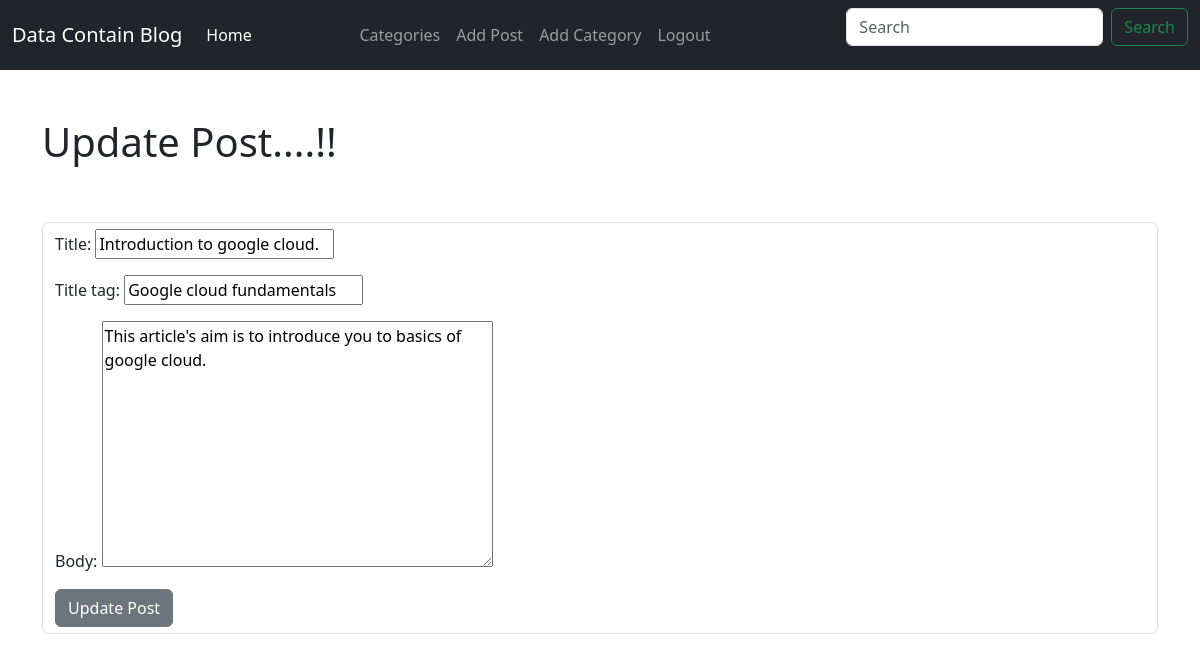
The page /article/edit/8 (signed in) on the database its author committed.
### blogapp/models.py (models this page shows, shortened)
class Post(models.Model):
    title = models.CharField(max_length=255)
    title_tag = models.CharField(max_length=255,default='My Data Science Blog')
    author = models.ForeignKey(User, on_delete=models.CASCADE)
    body = models.TextField()
    post_date = models.DateField(auto_created=True,default=timezone.now)
    category  = models.CharField(max_length=255, default= 'coding')
    likes = models.ManyToManyField(User, related_name='blogpost')

### blogapp/views.py (the view)
# urls.py: path('article/edit/<int:pk>',UpdatePostView.as_view(),name='update_post'),
class UpdatePostView(UpdateView):
    model = Post
    template_name = 'update-post.html'
    fields = ['title','title_tag','body']

### blogapp/templates/update-post.html (shortened to what this page needs)
{% extends 'base.html' %}
{% block content %}
{% if user.is_authenticated %}
{% if user.id == post.author.id %}
<br><br>
  <h1>Update Post....!!</h1>
  <br><br>
  <div class="form-group">
  <form method="POST" class="form-control">
    {{ form.as_p }}
    <button type="submit" class="btn btn-secondary">Update Post</button>
 </div>
 {% else %}
 <strong> You are not an Authorised User</strong>
 {% endif %}
 {% endif %}
{% endblock %}

### rows shown on the page
Post: title "Introduction to google cloud.", title_tag "Google cloud fundamentals", body "This article's aim is to introduce you to basics of google cloud."
